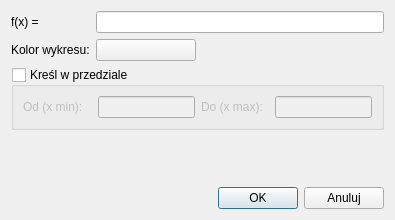
<?xml version="1.0" encoding="UTF-8"?>
<ui version="4.0">
 <class>Function2dDialog</class>
 <widget class="QDialog" name="Function2dDialog">
  <property name="geometry">
   <rect>
    <x>0</x>
    <y>0</y>
    <width>395</width>
    <height>220</height>
   </rect>
  </property>
  <property name="sizePolicy">
   <sizepolicy hsizetype="Fixed" vsizetype="Fixed">
    <horstretch>0</horstretch>
    <verstretch>0</verstretch>
   </sizepolicy>
  </property>
  <property name="minimumSize">
   <size>
    <width>395</width>
    <height>220</height>
   </size>
  </property>
  <property name="maximumSize">
   <size>
    <width>395</width>
    <height>220</height>
   </size>
  </property>
  <property name="windowTitle">
   <string>Funkcja 2d</string>
  </property>
  <layout class="QVBoxLayout" name="verticalLayout">
   <item>
    <layout class="QFormLayout" name="formLayout">
     <item row="0" column="0">
      <widget class="QLabel" name="label">
       <property name="text">
        <string>f(x) = </string>
       </property>
      </widget>
     </item>
     <item row="0" column="1">
      <widget class="QLineEdit" name="fstring"/>
     </item>
     <item row="1" column="0">
      <widget class="QLabel" name="label_2">
       <property name="text">
        <string>Kolor wykresu:</string>
       </property>
      </widget>
     </item>
     <item row="1" column="1">
      <layout class="QHBoxLayout" name="horizontalLayout">
       <item>
        <widget class="ColorButton" name="colorBtn">
         <property name="minimumSize">
          <size>
           <width>100</width>
           <height>0</height>
          </size>
         </property>
         <property name="text">
          <string/>
         </property>
         <property name="autoDefault">
          <bool>false</bool>
         </property>
        </widget>
       </item>
       <item>
        <spacer name="horizontalSpacer">
         <property name="orientation">
          <enum>Qt::Horizontal</enum>
         </property>
         <property name="sizeHint" stdset="0">
          <size>
           <width>40</width>
           <height>20</height>
          </size>
         </property>
        </spacer>
       </item>
      </layout>
     </item>
    </layout>
   </item>
   <item>
    <widget class="QGroupBox" name="drawInIntervalGroupBox">
     <property name="enabled">
      <bool>true</bool>
     </property>
     <property name="sizePolicy">
      <sizepolicy hsizetype="Expanding" vsizetype="Expanding">
       <horstretch>0</horstretch>
       <verstretch>0</verstretch>
      </sizepolicy>
     </property>
     <property name="title">
      <string>Kreśl w przedziale</string>
     </property>
     <property name="checkable">
      <bool>true</bool>
     </property>
     <property name="checked">
      <bool>false</bool>
     </property>
     <layout class="QGridLayout" name="gridLayout_2">
      <item row="1" column="0">
       <widget class="QLabel" name="label_3">
        <property name="text">
         <string>Od (x min):</string>
        </property>
       </widget>
      </item>
      <item row="1" column="2">
       <widget class="QLabel" name="label_4">
        <property name="text">
         <string>Do (x max):</string>
        </property>
       </widget>
      </item>
      <item row="1" column="3">
       <widget class="QLineEdit" name="intervalTo">
        <property name="enabled">
         <bool>false</bool>
        </property>
        <property name="sizePolicy">
         <sizepolicy hsizetype="Expanding" vsizetype="Expanding">
          <horstretch>0</horstretch>
          <verstretch>0</verstretch>
         </sizepolicy>
        </property>
        <property name="maximumSize">
         <size>
          <width>97</width>
          <height>16777215</height>
         </size>
        </property>
       </widget>
      </item>
      <item row="1" column="1">
       <widget class="QLineEdit" name="intervalFrom">
        <property name="sizePolicy">
         <sizepolicy hsizetype="Expanding" vsizetype="Expanding">
          <horstretch>0</horstretch>
          <verstretch>0</verstretch>
         </sizepolicy>
        </property>
        <property name="maximumSize">
         <size>
          <width>97</width>
          <height>16777215</height>
         </size>
        </property>
       </widget>
      </item>
     </layout>
    </widget>
   </item>
   <item>
    <spacer name="verticalSpacer">
     <property name="orientation">
      <enum>Qt::Vertical</enum>
     </property>
     <property name="sizeType">
      <enum>QSizePolicy::Expanding</enum>
     </property>
     <property name="sizeHint" stdset="0">
      <size>
       <width>20</width>
       <height>40</height>
      </size>
     </property>
    </spacer>
   </item>
   <item>
    <layout class="QHBoxLayout" name="horizontalLayout_3">
     <item>
      <spacer name="horizontalSpacer_3">
       <property name="orientation">
        <enum>Qt::Horizontal</enum>
       </property>
       <property name="sizeHint" stdset="0">
        <size>
         <width>40</width>
         <height>20</height>
        </size>
       </property>
      </spacer>
     </item>
     <item>
      <widget class="QPushButton" name="okBtn">
       <property name="text">
        <string>OK</string>
       </property>
      </widget>
     </item>
     <item>
      <widget class="QPushButton" name="cancelBtn">
       <property name="text">
        <string>Anuluj</string>
       </property>
      </widget>
     </item>
    </layout>
   </item>
  </layout>
 </widget>
 <customwidgets>
  <customwidget>
   <class>ColorButton</class>
   <extends>QPushButton</extends>
   <header>colorbutton.h</header>
  </customwidget>
 </customwidgets>
 <tabstops>
  <tabstop>fstring</tabstop>
  <tabstop>colorBtn</tabstop>
  <tabstop>drawInIntervalGroupBox</tabstop>
  <tabstop>intervalFrom</tabstop>
  <tabstop>intervalTo</tabstop>
  <tabstop>okBtn</tabstop>
  <tabstop>cancelBtn</tabstop>
 </tabstops>
 <resources/>
 <connections>
  <connection>
   <sender>cancelBtn</sender>
   <signal>clicked()</signal>
   <receiver>Function2dDialog</receiver>
   <slot>reject()</slot>
   <hints>
    <hint type="sourcelabel">
     <x>544</x>
     <y>453</y>
    </hint>
    <hint type="destinationlabel">
     <x>635</x>
     <y>372</y>
    </hint>
   </hints>
  </connection>
 </connections>
</ui>
